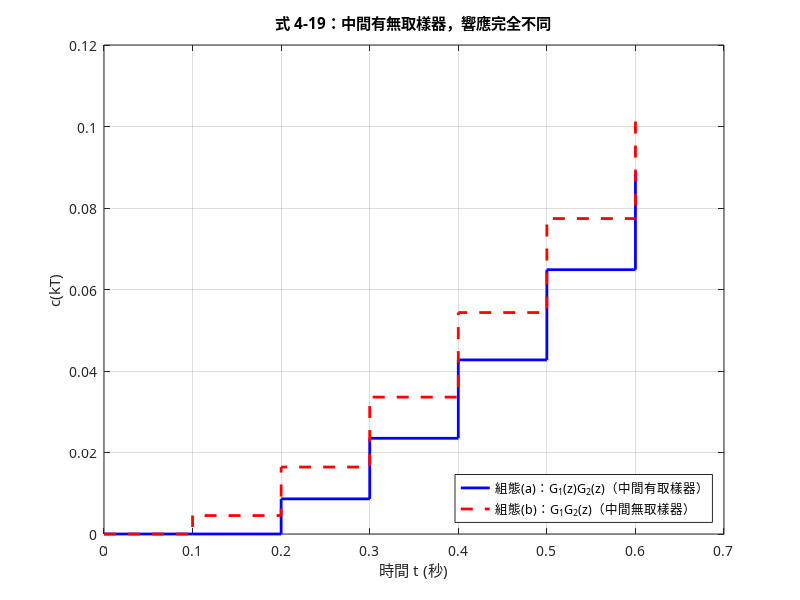
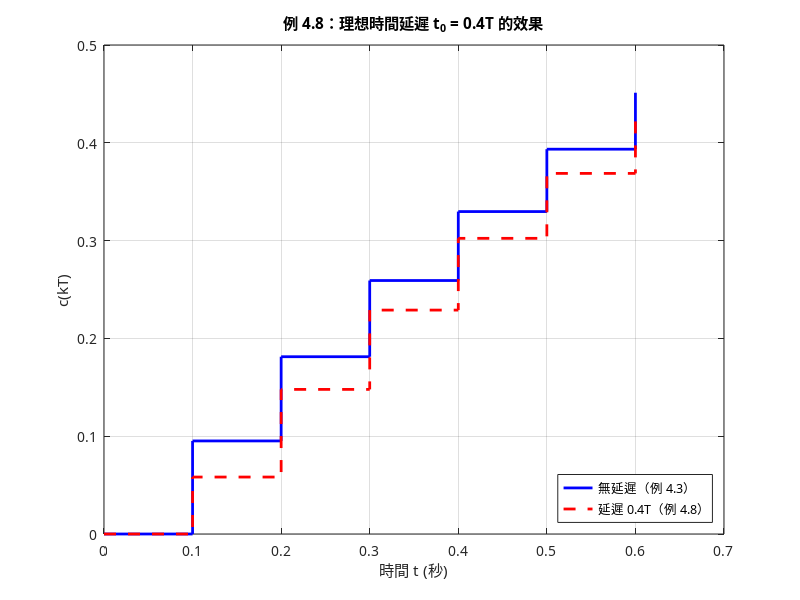

MATLAB code to generate these figures, in order:
%% Chapter 4：開迴路離散時間系統 (Open-Loop Discrete-Time Systems)
% 對應教材 chp4.md。本檔案為「乾淨、可直接執行版」；
% 完整教學說明（符號定義、公式推導、MATLAB 語法解說）請見 chp4.ipynb。
%
% 每一節都標註對應的教材式號與範例編號。
clear; clc; close all;

% 在 Octave 與 MATLAB 都能直接執行（MATLAB 會跳過這段）
if exist('OCTAVE_VERSION', 'builtin')
    pkg load control;
    warning('off', 'Octave:gnuplot-graphics');
    warning('off', 'Octave:fltk-graphics');
end

set(0, 'DefaultTextFontName', 'Microsoft JhengHei');
set(0, 'DefaultAxesFontName', 'Microsoft JhengHei');

T = 0.1;                       % 取樣週期 (s)
fprintf('取樣週期 T = %g s\n\n', T);

%% 1. 脈衝轉移函數（教材例 4.2、4.3）
% Gp(s) = 1/(s+1)；G(z) = Z[(1-e^{-Ts})/s * Gp(s)] = (1-e^{-T})/(z-e^{-T})
% c2d 的 'zoh' 就是在乘上那個 (1-e^{-Ts})/s
Gp = tf(1, [1 1]);             % 分子 [1]，分母 1*s+1 -> [1 1]
Gz = c2d(Gp, T, 'zoh');
[nz, dz] = tfdata(Gz, 'v');

fprintf('=== 1. 脈衝轉移函數（例 4.2、4.3）===\n');
fprintf('  c2d 給的 G(z) = (%.6f z + %.6f) / (z %+.6f)\n', nz(1), nz(2), dz(2));
fprintf('  教材公式      = %.6f / (z - %.6f)\n', 1-exp(-T), exp(-T));
fprintf('  分子常數項差異 = %.2e，分母差異 = %.2e\n', ...
        abs(nz(2)-(1-exp(-T))), abs(dz(2)+exp(-T)));

% 階躍響應與教材 c(kT) = 1 - e^{-kT} 比對
n = 0:8;
[y1, ~] = step(Gz, 0:T:8*T);
c1_theory = 1 - exp(-n*T);
fprintf('  n     模擬 c(nT)    教材 1-e^{-nT}   差\n');
for k = 1:numel(n)
    fprintf('  %-5d %-13.6f %-16.6f %.2e\n', n(k), y1(k), c1_theory(k), abs(y1(k)-c1_theory(k)));
end
fprintf('\n');

%% 2. 直流增益檢查（教材式 4-14）
% dc gain = lim_{z->1} G(z) = lim_{s->0} Gp(s)
fprintf('=== 2. 直流增益檢查（式 4-14）===\n');
fprintf('  G(1)            = %.8f   （手動代 z=1）\n', polyval(nz,1)/polyval(dz,1));
fprintf('  dcgain(Gz)      = %.8f   （離散系統代 z=1）\n', dcgain(Gz));
fprintf('  lim Gp(s), s->0 = %.8f   （連續系統代 s=0）\n', dcgain(Gp));
fprintf('  => 三者相同，G(z) 的計算正確\n\n');

%% 3. G1G2(z) 不等於 G1(z)*G2(z)（教材式 4-19）
% 組態(a)：兩受控體之間「有」取樣器 -> C(z) = G1(z)*G2(z)*E(z)
% 組態(b)：兩受控體之間「沒有」取樣器 -> C(z) = G1G2bar(z)*E(z)
G1s = tf(1, [1 1]);            % G1(s) = 1/(s+1)
G2s = tf(1, [1 2]);            % G2(s) = 1/(s+2)

G1z = c2d(G1s, T, 'zoh');      % 各自前面都有保持器
G2z = c2d(G2s, T, 'zoh');
prod_sep = G1z * G2z;          % 組態(a)：G1(z)*G2(z)
G12bar   = c2d(G1s*G2s, T, 'zoh');   % 組態(b)：先在 s 域相乘再離散化

fprintf('=== 3. G1G2(z) vs G1(z)*G2(z)（式 4-19）===\n');
fprintf('  兩者的 dcgain：%.6f  vs  %.6f  （穩態相同）\n', ...
        dcgain(prod_sep), dcgain(G12bar));
[ya, ~] = step(prod_sep, 0:T:6*T);
[yb, ~] = step(G12bar,   0:T:6*T);
fprintf('  但暫態完全不同：\n');
fprintf('  n     組態(a) G1(z)G2(z)   組態(b) G1G2bar(z)   差\n');
for k = 1:7
    fprintf('  %-5d %-21.6f %-21.6f %.6f\n', k-1, ya(k), yb(k), abs(ya(k)-yb(k)));
end
fprintf('  => 中間多一個取樣器加保持器，是「物理上不同的系統」\n\n');

figure('Name', '3. G1G2(z) 不等於 G1(z)G2(z)');
stairs(0:T:6*T, ya, 'b-', 'LineWidth', 2); hold on;
stairs(0:T:6*T, yb, 'r--', 'LineWidth', 2); grid on;
title('式 4-19：中間有無取樣器，響應完全不同');
xlabel('時間 t (秒)'); ylabel('c(kT)');
legend('組態(a)：G_1(z)G_2(z)（中間有取樣器）', ...
       '組態(b)：G_1G_2(z)（中間無取樣器）', 'Location', 'southeast');

%% 4. 含數位濾波器的開迴路系統（教材例 4.4）
% D(z) = 2 - z^{-1} = (2z-1)/z，來自差分方程式 m(kT) = 2e(kT) - e[(k-1)T]
Dz = tf([2 -1], [1 0], T);     % 分子 2z-1 -> [2 -1]；分母 z -> [1 0]
Cz = Dz * Gz;                  % C(z) = D(z)G(z)

fprintf('=== 4. 含數位濾波器（例 4.4）===\n');
[y4, ~] = step(Cz, 0:T:6*T);
n4 = 0:6;
c4_theory = 1 + (exp(T)-2)*exp(-n4*T);   % 教材：c(nT)=1+(e^T-2)e^{-nT}, n>=1
c4_theory(1) = 0;                         % 教材：c(0)=0
fprintf('  n     模擬 c(nT)    教材公式        差\n');
for k = 1:numel(n4)
    fprintf('  %-5d %-13.6f %-15.6f %.2e\n', n4(k), y4(k), c4_theory(k), abs(y4(k)-c4_theory(k)));
end
fprintf('  終值定理 lim c(nT)          = %.6f （教材為 1）\n', dcgain(Cz));
fprintf('  式(4-14) dc = D(1)*Gp(0)    = %g * %g = %g\n', ...
        dcgain(Dz), dcgain(Gp), dcgain(Dz)*dcgain(Gp));
fprintf('  => 三種驗證方式（終值定理／增益相乘／模擬）結果一致\n\n');

%% 5. 修正 z 轉換與時間延遲（教材例 4.8）
% t0 = 0.4T，因此 k=0、Delta=0.4、m=1-Delta=0.6
% C(z) = [z(1-e^{-mT}) + e^{-mT} - e^{-T}] / [(z-1)(z-e^{-T})]
mT  = 0.6*T;
num5 = [1-exp(-mT), exp(-mT)-exp(-T)];      % 正次冪 z 的係數
den5 = conv([1 -1], [1 -exp(-T)]);          % (z-1)(z-e^{-T})

fprintf('=== 5. 修正 z 轉換與時間延遲（例 4.8，t0 = 0.4T）===\n');
fprintf('  C(z) 分子 = [%.6f  %.6f]\n', num5);
fprintf('  C(z) 分母 = [%.6f  %.6f  %.6f]\n', den5);

% 反 z 轉換：filter 把係數當成 z^{-1} 次冪，分子要先補零對齊分母次數
num5_pad = [0, num5];
N5 = 7;
c5 = filter(num5_pad, den5, [1, zeros(1, N5-1)]);
fprintf('  n     反z轉換 c(nT)   教材 1-e^{-(n-0.4)T}   差\n');
for k = 1:N5
    nn = k-1;
    if nn == 0, th = 0; else th = 1 - exp(-(nn-0.4)*T); end
    fprintf('  %-5d %-16.6f %-22.6f %.2e\n', nn, c5(k), th, abs(c5(k)-th));
end
fprintf('  => 與「把無延遲響應整體延後 0.4T」的結果完全吻合\n\n');

figure('Name', '5. 時間延遲的效果');
stairs(0:T:6*T, y1(1:7), 'b-', 'LineWidth', 2); hold on;
stairs(0:T:6*T, c5, 'r--', 'LineWidth', 2); grid on;
title('例 4.8：理想時間延遲 t_0 = 0.4T 的效果');
xlabel('時間 t (秒)'); ylabel('c(kT)');
legend('無延遲（例 4.3）', '延遲 0.4T（例 4.8）', 'Location', 'southeast');

%% 6. 離散狀態方程式與脈衝轉移函數（教材例 4.13、4.14）
% Gp(s) = 10/(s(s+1))，連續狀態模型如下
Ac = [0 1; 0 -1];
Bc = [0; 10];
Cc = [1 0];
Dc = 0;

% --- 教材例 4.14 的原始程式在現行 Octave/MATLAB 已無法執行 ---
%   [A,B] = c2d(Ac,Bc,T)          <- 舊版語法，現行 c2d 只吃 LTI 物件
%   [numz,denz] = ss2tf(A,B,C,D)  <- Octave 的 control 套件沒有 ss2tf
% --- 以下為數學內容相同的修正版 ---
sys_c = ss(Ac, Bc, Cc, Dc);        % 步驟 1：打包成 LTI 物件
Gp2   = tf(sys_c);                 % 步驟 2：類比轉移函數（式 4-76）
sys_d = c2d(sys_c, T, 'zoh');      % 步驟 3：離散化（式 4-69、4-71）
[A, B, C, D] = ssdata(sys_d);
Gz2   = tf(sys_d);                 % 步驟 4：脈衝轉移函數（式 4-78）

fprintf('=== 6. 離散狀態方程式（例 4.13、4.14）===\n');
fprintf('  離散 A =\n'); disp(A);
fprintf('  離散 B =\n'); disp(B);
fprintf('  教材例 4.13：A = [1 0.0952; 0 0.905]，B = [0.0484; 0.952]\n');
fprintf('  C = [%g %g]（= Cc，未改變），D = %g（= Dc，未改變）\n', C, D);
[n6, d6] = tfdata(Gz2, 'v');
fprintf('  脈衝轉移函數 G(z) 分子 = [%.6g %.6g %.6g]\n', n6);
fprintf('                    分母 = [%.6g %.6g %.6g]\n', d6);
fprintf('  dc 檢查：G(z) 在 z=1 -> %.4g；Gp(s) 在 s=0 -> %.4g\n', dcgain(Gz2), dcgain(Gp2));
fprintf('  說明：本例 Gp(s)=10/(s(s+1)) 含純積分器，理論 dc 增益為無限大。\n');
fprintf('        連續側直接回傳 Inf；離散側因為極點 z=1 落在浮點誤差內，\n');
fprintf('        得到一個極大的有限值而非 Inf——這是數值計算的正常現象。\n\n');

%% 7. 級數展開法 vs c2d（教材式 4-72、4-74）
% Phi_c(T) = I + Ac*T + Ac^2*T^2/2! + ...
% B        = (I*T + Ac*T^2/2! + Ac^2*T^3/3! + ...) * Bc
fprintf('=== 7. 級數展開法需要幾項才夠準（式 4-72、4-74）===\n');
fprintf('  項數   max|A_series - A_c2d|   max|B_series - B_c2d|\n');
for nterms = 1:6
    Phi = zeros(2); Int = zeros(2);
    for k = 0:nterms-1
        Phi = Phi + (Ac^k) * T^k / factorial(k);            % 式 (4-72)
        Int = Int + (Ac^k) * T^(k+1) / factorial(k+1);      % 式 (4-73)
    end
    Bs = Int * Bc;                                          % 式 (4-74)
    fprintf('  %-6d %-23.2e %.2e\n', nterms, max(max(abs(Phi-A))), max(abs(Bs-B)));
end
fprintf('  => 教材說「三位有效數字需 3 項、六位有效數字需 5 項」，與上表吻合\n');
fprintf('  注意：Ac^k 是「矩陣次方」，若寫成 Ac.^k 會逐元素次方，結果完全錯誤\n\n');

disp('七個實驗全部完成，共產生 2 張圖。');
